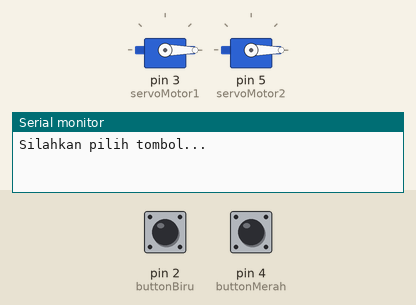
Recording of a sketch running on a simulated Arduino Uno, built with avr-gcc and run on an emulated ATmega328P. Parts: 2 × servo, the last lines printed to the serial monitor. The test bench sets the inputs (shaded band); at power-on: pin 2 (buttonBiru) HIGH, pin 4 (buttonMerah) HIGH.

Above: at 1.2 s.
1.3 s: pin 2 (buttonBiru) pulled LOW for 0.15 s
At 1.81 s:
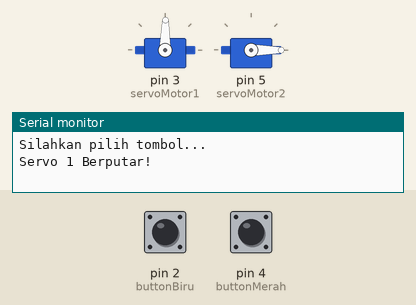
4.3 s: pin 4 (buttonMerah) pulled LOW for 1 s
At 5.7 s:
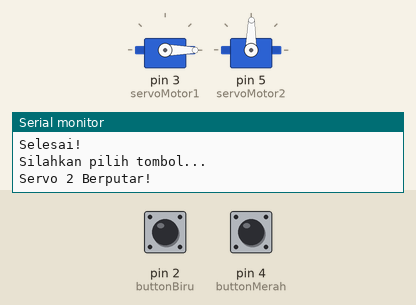
8.2 s: pin 2 (buttonBiru) pulled LOW for 1 s
At 9.89 s:
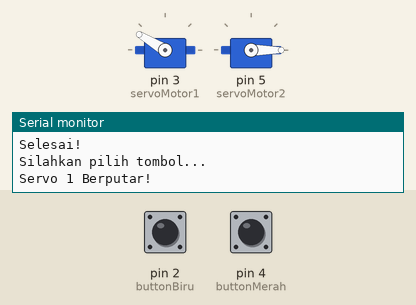
12.2 s: pin 4 (buttonMerah) pulled LOW for 3.2 s
At 13.78 s:
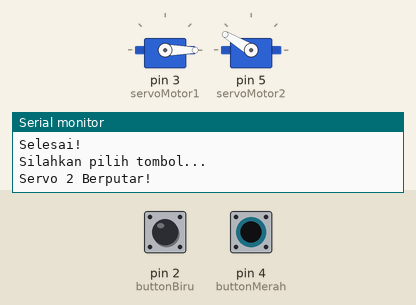
Timing chart, 0 to 16.3 s (numbered marks = the images above; inputs shaded):
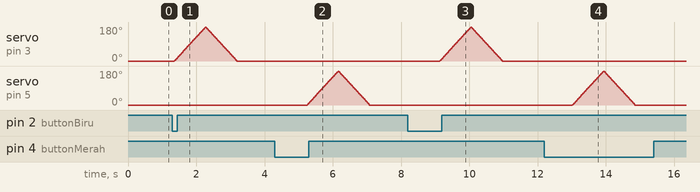

Measured:
- after the input at 1.3 s, servo on pin 3 (servoMotor1): rises from 0° to 180° in 0.91 s, then falls to 0° in 0.91 s
- after the input at 4.3 s, servo on pin 5 (servoMotor2): rises from 0° to 180° in 0.91 s, then falls to 0° in 0.91 s
- after the input at 8.2 s, servo on pin 3 (servoMotor1): rises from 0° to 180° in 0.91 s, then falls to 0° in 0.91 s
- after the input at 12.2 s, servo on pin 5 (servoMotor2): rises from 0° to 180° in 0.91 s, then falls to 0° in 0.91 s

The sketch:

projeckAKhirSismikro.ino
```cpp
#include <Servo.h>

// Pin push button
const int buttonBiru = 2;
const int buttonMerah = 4;

int button1State = HIGH;
int button2State = HIGH;
int lastButton1State = HIGH;
int lastButton2State = HIGH;

// Variabel untuk debounce
unsigned long lastDebounceTime1 = 0; // Untuk tombol biru
unsigned long lastDebounceTime2 = 0; // Untuk tombol merah
unsigned long debounceDelay = 50;    // Waktu debounce dalam milidetik

// Servo
Servo servoMotor1;
Servo servoMotor2;

void setup() {
  Serial.begin(9600);

  // Tombol
  pinMode(buttonBiru, INPUT_PULLUP);
  pinMode(buttonMerah, INPUT_PULLUP);

  // Servo
  servoMotor1.attach(3);
  servoMotor2.attach(5);
  servoMotor1.write(0);
  servoMotor2.write(0);

  // Tampilkan pesan awal di serial monitor
  Serial.println("Silahkan pilih tombol...");
}

void loop() {
  // Baca status tombol
  int reading1 = digitalRead(buttonBiru);
  int reading2 = digitalRead(buttonMerah);

  // Debounce tombol pertama
  if (reading1 != lastButton1State) {
    lastDebounceTime1 = millis();
  }

  if ((millis() - lastDebounceTime1) > debounceDelay) {
    if (reading1 != button1State) {
      button1State = reading1;
      if (button1State == LOW) {  // Tombol biru ditekan
        Serial.println("Servo 1 Berputar!");
        servoGerak(servoMotor1);

        Serial.println("Selesai!");
        delay(2000);

        tampilkanPesanAwal();
      }
    }
  }

  // Debounce tombol kedua
  if (reading2 != lastButton2State) {
    lastDebounceTime2 = millis();
  }

  if ((millis() - lastDebounceTime2) > debounceDelay) {
    if (reading2 != button2State) {
      button2State = reading2;
      if (button2State == LOW) {  // Tombol merah ditekan
        Serial.println("Servo 2 Berputar!");
        servoGerak(servoMotor2);

        Serial.println("Selesai!");
        delay(2000);

        tampilkanPesanAwal();
      }
    }
  }

  // Simpan status terakhir tombol
  lastButton1State = reading1;
  lastButton2State = reading2;
}

// Fungsi untuk menggerakkan servo
void servoGerak(Servo &servoMotor) {
  for (int pos = 0; pos <= 180; pos++) {
    servoMotor.write(pos);
    delay(5);
  }
  for (int pos = 180; pos >= 0; pos--) {
    servoMotor.write(pos);
    delay(5);
  }
}

// Fungsi untuk menampilkan pesan awal di serial monitor
void tampilkanPesanAwal() {
  Serial.println("Silahkan pilih tombol...");
}
```
